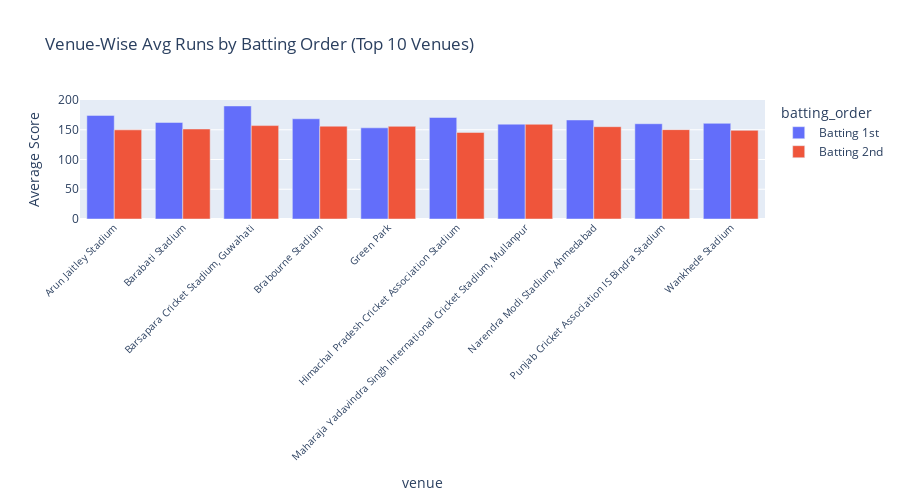

This figure's notebook cell:
### Markdown cell above
### 🏟️ Step 7: Venue-Wise Average Runs: Batting 1st vs 2nd (Top 10 Venues)

### Code cell
match_innings = combined_df.groupby(['match_id', 'innings_no'])['runs_scored'].sum().reset_index()

venue_info = combined_df[['match_id', 'venue']].drop_duplicates()
match_innings = pd.merge(match_innings, venue_info, on='match_id', how='left')

match_innings['batting_order'] = match_innings['innings_no'].apply(
    lambda x: 'Batting 1st' if x == 1 else 'Batting 2nd'
)

venue_comparison = match_innings.groupby(['venue', 'batting_order'])['runs_scored'].mean().reset_index()

venue_avg = match_innings.groupby('venue')['runs_scored'].mean().reset_index()
top_venues = venue_avg.sort_values(by='runs_scored', ascending=False).head(10)['venue']

venue_comparison_top = venue_comparison[venue_comparison['venue'].isin(top_venues)]

fig = px.bar(
    venue_comparison_top,
    x='venue',
    y='runs_scored',
    color='batting_order',
    barmode='group',
    title='Venue-Wise Avg Runs by Batting Order (Top 10 Venues)',
    labels={'runs_scored': 'Average Score'}
)

fig.update_layout(
    xaxis_tickangle=-45,
    xaxis_tickfont=dict(size=10),
    margin=dict(b=150),
    height=500
)

fig.show()

### Figure 1 — Plotly figure (JSON) as saved in the notebook; plotly's stock layout.template omitted (floating-point values rounded to 4 significant figures)
{"data": [{"alignmentgroup": "True", "hovertemplate": "batting_order=Batting 1st<br>venue=%{x}<br>Average Score=%{y}<extra></extra>", "legendgroup": "Batting 1st", "marker": {"color": "#636efa", "pattern": {"shape": ""}}, "name": "Batting 1st", "offsetgroup": "Batting 1st", "orientation": "v", "showlegend": true, "textposition": "auto", "type": "bar", "x": ["Arun Jaitley Stadium", "Barabati Stadium", "Barsapara Cricket Stadium, Guwahati", "Brabourne Stadium", "Green Park", "Himachal Pradesh Cricket Association Stadium", "Maharaja Yadavindra Singh International Cricket Stadium, Mullanpur", "Narendra Modi Stadium, Ahmedabad", "Punjab Cricket Association IS Bindra Stadium", "Wankhede Stadium"], "xaxis": "x", "y": [174.1, 162.3, 190.0, 168.4, 153.2, 170.6, 159.4, 166.4, 160.1, 160.8], "yaxis": "y"}, {"alignmentgroup": "True", "hovertemplate": "batting_order=Batting 2nd<br>venue=%{x}<br>Average Score=%{y}<extra></extra>", "legendgroup": "Batting 2nd", "marker": {"color": "#EF553B", "pattern": {"shape": ""}}, "name": "Batting 2nd", "offsetgroup": "Batting 2nd", "orientation": "v", "showlegend": true, "textposition": "auto", "type": "bar", "x": ["Arun Jaitley Stadium", "Barabati Stadium", "Barsapara Cricket Stadium, Guwahati", "Brabourne Stadium", "Green Park", "Himachal Pradesh Cricket Association Stadium", "Maharaja Yadavindra Singh International Cricket Stadium, Mullanpur", "Narendra Modi Stadium, Ahmedabad", "Punjab Cricket Association IS Bindra Stadium", "Wankhede Stadium"], "xaxis": "x", "y": [149.8, 151.3, 157.0, 156.0, 155.8, 145.5, 159.2, 155.1, 150.2, 149.0], "yaxis": "y"}], "layout": {"barmode": "group", "height": 500, "legend": {"title": {"text": "batting_order"}, "tracegroupgap": 0}, "margin": {"b": 150}, "title": {"text": "Venue-Wise Avg Runs by Batting Order (Top 10 Venues)"}, "xaxis": {"anchor": "y", "domain": [0, 1], "tickangle": -45, "tickfont": {"size": 10}, "title": {"text": "venue"}}, "yaxis": {"anchor": "x", "domain": [0, 1], "title": {"text": "Average Score"}}}}
